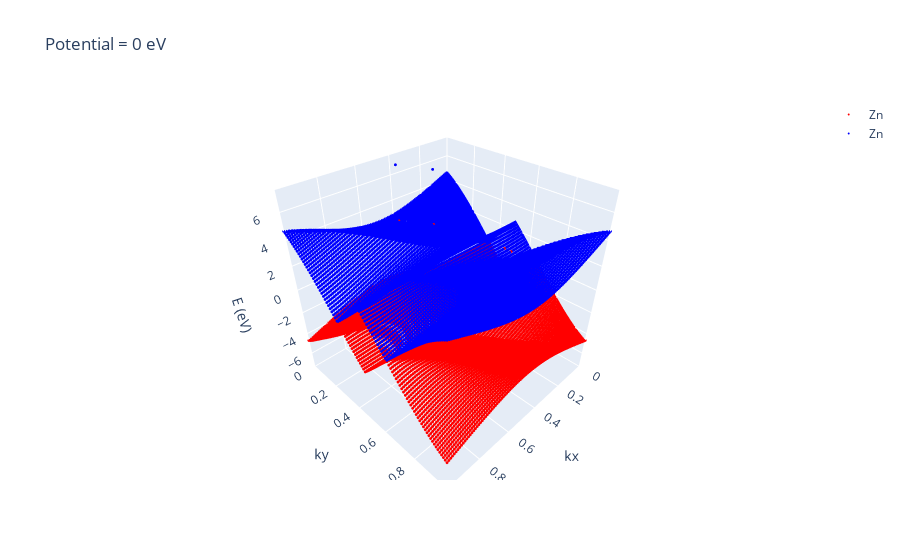

Source (notebook cell):
### Code cell
filename = "potential_0/bulkek.dat"
bands = split_data_by_bands(filename)
b1 = bands[1]
b2 = bands[2]

fig = go.Figure()

fig.add_trace(go.Scatter3d(x=b1[:,0], y=b1[:,1], z=b1[:,3], mode="markers", marker=dict(size=1, color='red'), name='Zn'))
fig.add_trace(go.Scatter3d(x=b2[:,0], y=b2[:,1], z=b2[:,3], mode="markers", marker=dict(size=1, color='blue'), name='Zn'))

fig.update_layout(scene=dict(
                xaxis=dict(title='kx', showgrid=True,range=(0,1)),
                yaxis=dict(title='ky', showgrid=True,range=(0,1)),
                zaxis=dict(title='E (eV)'),),
                title=f'Potential = 0 eV')

fig.show()

### Figure 1 — Plotly figure (JSON) as saved in the notebook; plotly's stock layout.template omitted (floating-point values rounded to 4 significant figures; data arrays with more than 128 entries replaced by an {"elided": "..."} marker saying what was removed)
{"data": [{"marker": {"color": "red", "size": 1}, "mode": "markers", "name": "Zn", "type": "scatter3d", "x": {"elided": "10201 float values"}, "y": {"elided": "10201 float values"}, "z": {"elided": "10201 float values"}}, {"marker": {"color": "blue", "size": 1}, "mode": "markers", "name": "Zn", "type": "scatter3d", "x": {"elided": "10201 float values"}, "y": {"elided": "10201 float values"}, "z": {"elided": "10201 float values"}}], "layout": {"scene": {"xaxis": {"range": [0, 1], "showgrid": true, "title": {"text": "kx"}}, "yaxis": {"range": [0, 1], "showgrid": true, "title": {"text": "ky"}}, "zaxis": {"title": {"text": "E (eV)"}}}, "title": {"text": "Potential = 0 eV"}}}
